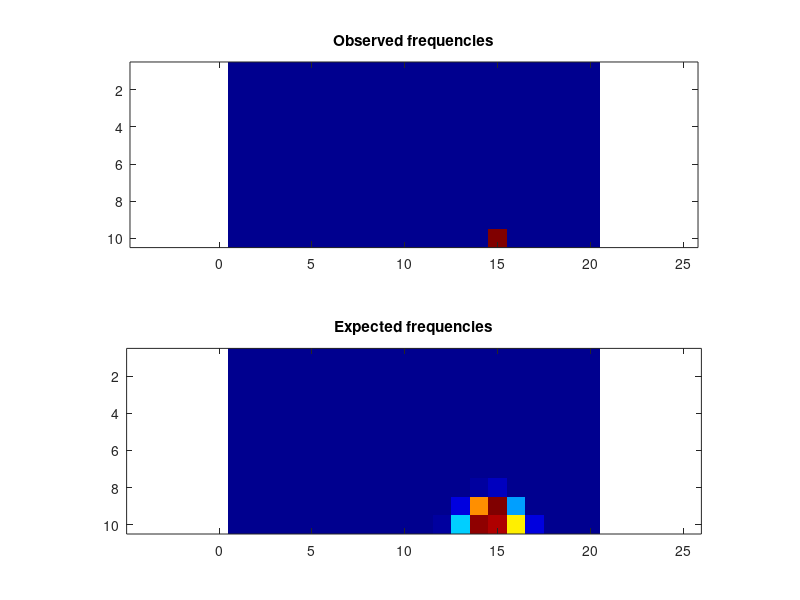

The MATLAB source for this figure:
obsFrequencies = [ 0, 0, 0, 0, 0, 0, 0, 0, 0, 0, 0, 0, 0, 0, 0, 0, 0, 0, 0, 0; 0, 0, 0, 0, 0, 0, 0, 0, 0, 0, 0, 0, 0, 0, 0, 0, 0, 0, 0, 0; 0, 0, 0, 0, 0, 0, 0, 0, 0, 0, 0, 0, 0, 0, 0, 0, 0, 0, 0, 0; 0, 0, 0, 0, 0, 0, 0, 0, 0, 0, 0, 0, 0, 0, 0, 0, 0, 0, 0, 0; 0, 0, 0, 0, 0, 0, 0, 0, 0, 0, 0, 0, 0, 0, 0, 0, 0, 0, 0, 0; 0, 0, 0, 0, 0, 0, 0, 0, 0, 0, 0, 0, 0, 0, 0, 0, 0, 0, 0, 0; 0, 0, 0, 0, 0, 0, 0, 0, 0, 0, 0, 0, 0, 0, 0, 0, 0, 0, 0, 0; 0, 0, 0, 0, 0, 0, 0, 0, 0, 0, 0, 0, 0, 0, 0, 0, 0, 0, 0, 0; 0, 0, 0, 0, 0, 0, 0, 0, 0, 0, 0, 0, 0, 0, 0, 0, 0, 0, 0, 0; 0, 0, 0, 0, 0, 0, 0, 0, 0, 0, 0, 0, 0, 0, 1e+06, 0, 0, 0, 0, 0 ];
expFrequencies = [ 0, 0, 0, 0, 0, 0, 0, 0, 0, 0, 0, 0, 0, 0, 0, 0, 0, 0, 0, 0; 0, 0, 0, 0, 0, 0, 0, 0, 0, 0, 0, 0, 0, 0, 0, 0, 0, 0, 0, 0; 0, 0, 0, 0, 0, 0, 0, 0, 0, 0, 0, 0, 0, 4.32171e-28, 6.7936e-27, 2.87953e-34, 0, 0, 0, 0; 0, 0, 0, 0, 0, 0, 0, 0, 0, 0, 0, 0, 5.66703e-25, 5.92869e-17, 4.15511e-16, 3.19291e-20, 5.69716e-34, 0, 0, 0; 0, 0, 0, 0, 0, 0, 0, 0, 0, 0, 6.87087e-41, 3.41064e-25, 1.56151e-14, 1.5294e-09, 6.39374e-09, 1.12055e-11, 7.49567e-20, 1.73285e-33, 0, 0; 0, 0, 0, 0, 0, 0, 0, 0, 0, 8.49121e-37, 1.38502e-24, 1.32683e-14, 9.77351e-08, 0.000252029, 0.000759296, 7.94622e-06, 3.48187e-11, 6.88905e-20, 2.93395e-31, 0; 9.01658e-36, 0, 0, 0, 0, 0, 0, 2.04345e-39, 6.68232e-31, 3.24361e-22, 3.31877e-14, 1.29343e-07, 0.00554633, 1.38536, 3.26842, 0.117584, 2.51077e-05, 4.09345e-11, 1.38456e-18, 4.4623e-27; 5.00315e-21, 3.58193e-26, 2.53414e-30, 5.94882e-33, 1.78623e-33, 1.08663e-31, 3.86733e-28, 2.30901e-23, 6.75069e-18, 2.68098e-12, 4.23576e-07, 0.00926805, 11.7843, 517.785, 974.375, 93.6568, 0.312055, 4.49455e-05, 5.99544e-10, 1.95792e-15; 3.33202e-10, 4.05385e-13, 1.98284e-15, 7.71556e-17, 4.17385e-17, 3.58187e-16, 3.20634e-14, 1.56615e-11, 2.05201e-08, 3.51783e-05, 0.0408212, 17.2373, 1382.53, 12520.9, 17110.7, 4802.46, 149.117, 0.673551, 0.000835147, 5.35136e-07; 2.14241, 2.13345, 2.13294, 2.13289, 2.13289, 2.1329, 2.13308, 2.13551, 2.1873, 3.42713, 31.2212, 478.891, 5424.33, 16633, 16106.3, 10931.5, 1526.04, 101.396, 7.4087, 2.3502 ];
colormap(jet);
clf; subplot(2,1,1);
imagesc(obsFrequencies);
title('Observed frequencies');
axis equal;
subplot(2,1,2);
imagesc(expFrequencies);
axis equal;
title('Expected frequencies');
